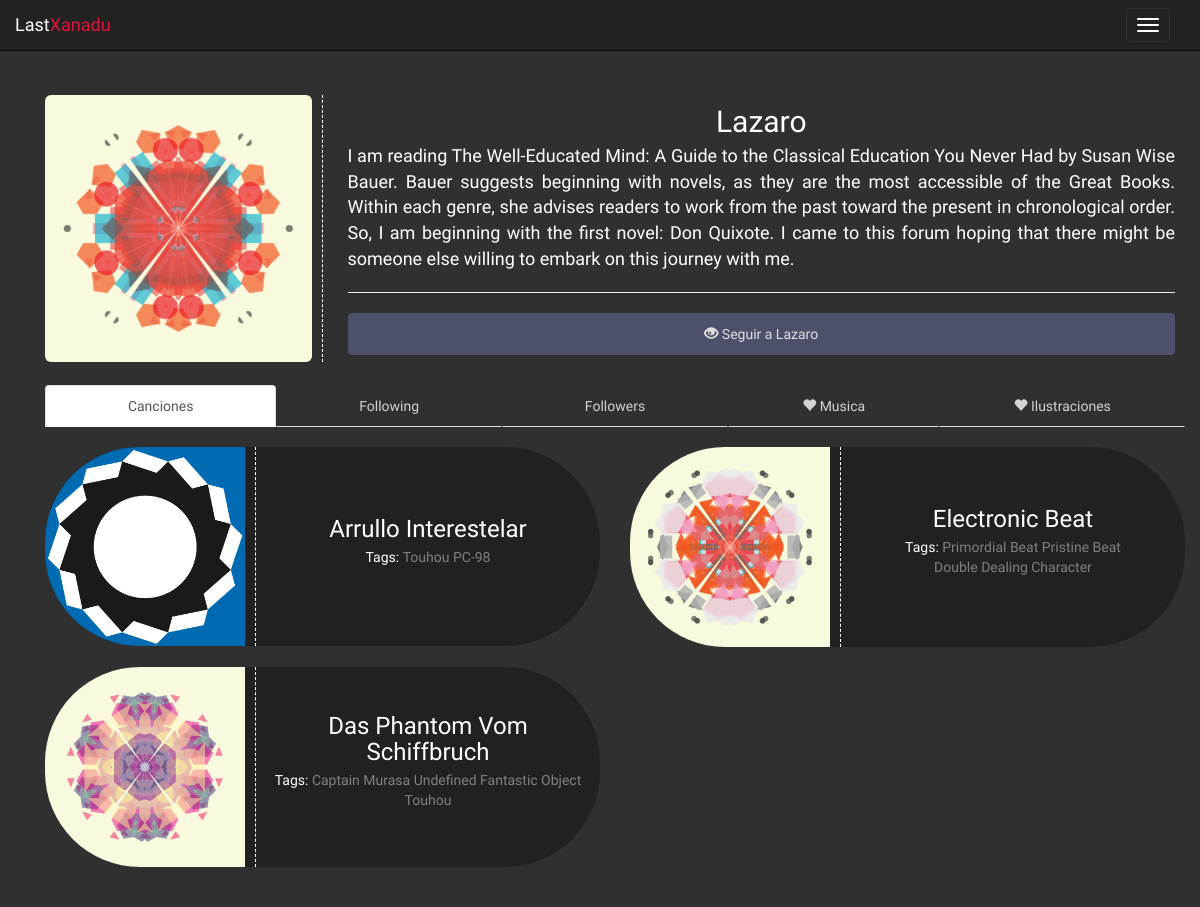
Screenshot of /user?id=13 with the database file from the repository.
### tables this page shows
CREATE TABLE IF NOT EXISTS `users` (
  `user_id` int(11) NOT NULL AUTO_INCREMENT,
  `user_name` varchar(20) NOT NULL,
  `user_avatar` varchar(255) NOT NULL,
  `user_description` varchar(500) NOT NULL,
  `user_type` enum('Illustrator','Composer','Admin') NOT NULL,
  `user_following` text NOT NULL,
  `user_followers` text NOT NULL,
  `user_email` varchar(40) NOT NULL,
  `user_pass` varchar(255) NOT NULL,
  `user_favourites` text NOT NULL,
  PRIMARY KEY (`user_id`)
);

CREATE TABLE IF NOT EXISTS `posts` (
  `post_id` int(11) NOT NULL AUTO_INCREMENT,
  `post_type` enum('Song','Picture') NOT NULL,
  `post_owner` int(11) NOT NULL,
  `post_title` varchar(40) NOT NULL,
  `post_description` varchar(500) NOT NULL,
  `post_tags` varchar(255) NOT NULL,
  `post_song` varchar(255) NOT NULL,
  `post_illust` varchar(255) NOT NULL,
  `post_views` int(11) NOT NULL,
  `post_favourites` int(11) NOT NULL,
  `post_flags` int(11) NOT NULL,
  `post_date` timestamp NOT NULL DEFAULT CURRENT_TIMESTAMP,
  PRIMARY KEY (`post_id`),
  KEY `emisor` (`post_owner`),
  KEY `receptor` (`post_title`)
);

### includes/functions.php (called while the page is built, shortened)
<?php
function get_user_from_id($mysqli, $id){
	$query = "SELECT * FROM users WHERE user_id='$id'";
	$resultado = $mysqli->query($query) or die ($mysqli->error. " en la línea ".(__LINE__-1));
	$stuff = $resultado->fetch_assoc();
	return $stuff;
}
?>

### user.php (the view, shortened to what this page needs)
<?php
require('includes/db.php');
?>
<!DOCTYPE html>
<html lang="es">
<head>
	<?php require "includes/head.php"; ?>
	<link rel="stylesheet" type="text/css" href="css/profile-view.css">
	<link rel="stylesheet" type="text/css" href="css/timeline.css">
	<link rel="stylesheet" type="text/css" href="css/buttons.css">
</head>
<body>
	<?php require "includes/navbar.php"; ?>
	<?php require "includes/functions.php"; ?>
	<div class="container">
		<?php
		if (!isset($_GET['id'])) {
			echo '
			<div class="row section something-bad">
				<p> No se ha introducido ningún usuario </p>
			</div>
			';
		} else {
			$secure_id = mysqli_real_escape_string($mysqli,stripslashes( $_GET['id']));
			$the_user = get_user_from_id($mysqli, $secure_id);
			if (is_null($the_user)) {
				echo '
				<div class="row section something-bad">
					<h3>Usuario no encontrado!</h3><br>
					<h4>No existe ningun usuario con ese ID</h4>
				</div>
				';
			} else {
				echo '
				<div class="container">
					<div class="row section">
						<div class="col-md-3 col-sm-4 col-xs-2 media-left">
							<div class="aling-img">
								<img alt="Imagen de Usuario" id="user-pic" class="img-responsive img-rounded" src="'.$the_user["user_avatar"].'">
							</div>
						</div>
						<div class="col-md-9 col-sm-8 col-xs-10">
							<div class="media-body">
								<h2 class="media-heading"> '.$the_user["user_name"].' </h2>
								<p class="description-p">	'.$the_user["user_description"].' </p>
								<hr>';
								if (!isset($_SESSION['user_id'])) {
									echo '
									<a class="btn btn-follow" href="follow.php?id='.$the_user["user_id"].'"> <span class="glyphicon glyphicon-eye-open"></span>  Seguir a '.$the_user["user_name"].'</a><br>
									';
								}
								echo '
							</div>
						</div>
					</div>
					<div class="row section">
						<div class="col-lg-12">
							<ul class="nav nav-tabs nav-justified">';
								$active_illust = "";
								$active_music = "";
								$active_following= "";
								if ($the_user["user_type"] == 'Admin') {
									echo '
									<li class="active"><a data-toggle="tab" href="#following">Following</a></li>
									<li><a data-toggle="tab" href="#followers">Followers</a></li>
									';
									$active_following= "in active";
								} else {
									if ($the_user["user_type"] == "Illustrator") {
										echo '
										<li class="active"><a data-toggle="tab" href="#illust">Ilustraciones</a></li>
										<li><a data-toggle="tab" href="#following">Following</a></li>
										<li><a data-toggle="tab" href="#followers">Followers</a></li>';
										$active_illust = "in active";
										$active_music = "";
									} elseif($the_user["user_type"] == "Composer") {
										echo '
										<li class="active" ><a data-toggle="tab" href="#music">Canciones</a></li>
										<li><a data-toggle="tab" href="#following">Following</a></li>
										<li><a data-toggle="tab" href="#followers">Followers</a></li>';
										$active_illust = "";
										$active_music = "in active";
									}
								}
								echo '
								<li><a data-toggle="tab" href="#fav-music"><span class="glyphicon glyphicon-heart"></span> Musica</a></li>
								<li><a data-toggle="tab" href="#fav-illust"><span class="glyphicon glyphicon-heart"></span> Ilustraciones</a></li>
							</ul>
							<div class="tab-content">
								<div id="music" class="tab-pane fade '.$active_music.' user-posts">
									<div class="row activity">';
										$id = $the_user['user_id'];
										$songs = "SELECT * FROM posts WHERE post_owner='$id' ORDER BY post_date";
										$resultado = $mysqli->query($songs) or die ($mysqli->error. " en la línea ".(__LINE__-1));
										$rows = mysqli_num_rows($resultado);
										if ($rows < 1) {
											echo '
											<div class="row section something-bad">
												<h3> Este usuario aun no ha subido nada </h3>
											</div>
											';
										} else {
											while ($post = $resultado->fetch_assoc()) {
												$user_data = get_user_from_id($mysqli, $post['post_owner']);
												echo '
												<div class="col-md-6">
													<div class="media">
														<div class="media-left">
															<a href="song.php?id='.$post['post_id'].'"><img alt="Preview" src="'.$post['post_illust'].'" class="media-object"></a>
														</div>
														<div class="media-right media-body">
															<h3 class="media-heading"> <a href="song.php?id='.$post['post_id'].'">'.$post['post_title'].'</a> </h3>
															<p> Tags: ';
																$tags = $post['post_tags'];
																$tag_list = explode(",", $tags);
																if (count($tag_list) > 0) {
																	foreach ($tag_list as $tag) {
																		echo '<a href="search.php?texto='.trim(($tag)).'">'.$tag.'</a> ';
																	}
																} else {
																	echo "No Tags";
																}
																echo
																'
															</p>
														</div>
													</div>
												</div>
												';
											}
										}
										echo '
									</div>
								</div>
								<div id="illust" class="tab-pane fade '.$active_illust.' user-posts">
									<div class="row activity illust-activity ">';
										echo '
									</div>
								</div>
								<div id="following" class="tab-pane fade '.$active_following.' user-posts">
									<div class="row">
										';
										echo'
									</div>
								</div>
								<div id="followers" class="tab-pane fade user-posts">
									<div class="row">
										';
										echo'
									</div>
								</div>
								<div id="fav-illust" class="tab-pane fade user-posts">
									<div class="row activity">';
										echo '
									</div>
								</div>
								<div id="fav-music" class="tab-pane fade user-posts">
									<div class="row activity">';
										echo '
									</div>
								</div>
							</div>
						</div>
					</div>
				</div>';
			}
		}
		?>
	</div>
</body>
</html>

### css/body-style.css (style rules this page uses)
a { color: gray; display: inline-block; }
body { margin-top:75px; background: url('../img/silkbrush8.png'); background-repeat: no-repeat; background-color: #303030; background-attachment: fixed; color: white; }
.section { margin-top: 20px; margin-bottom: 20px; }

### css/profile-view.css (style rules this page uses)
.user-posts { margin-top: 20px; }
.activity a > img { max-width: 200px; max-height: 200px; }
.activity > .col-md-6 { margin-bottom: 20px; }
.btn-follow, .btn-flag { width: 100%; padding: 10px; }
.user-posts .media-body { vertical-align: middle; }
.media-left { padding-right: 15px; border-right: 1px solid #fff; }
#user-pic { width: 100%; margin: auto; max-height: 300px; }
.aling-img img { display: block; margin: auto; }
.container { font-family: 'Muli', sans-serif; }
.nav-tabs > li > a { color: lightgray; }
.description-p { color: inherit; font-size: 18px; text-align: justify; }

### css/timeline.css (style rules this page uses)
body { font-family: 'Muli', sans-serif; }
.media { border-radius: 95px; background: rgba(0, 0, 0, 0.3); }
.media-body { text-align: center; vertical-align: middle; padding: 10px; }
.media-heading a { color: white; }
.media-object { display: inherit; max-height: 200px; max-width: 200px; }
.media-left { padding-right: 10px; border-right: 1px dashed #fff; }

### css/buttons.css (style rules this page uses)
.btn-follow { color: #ffffff; background-color: #535675; opacity: 0.85; }

### rows the page displays
users: user_avatar (picture), user_name "Lazaro", user_description "I am reading The Well-Educated Mind: A Guide to the Classical Education You Never Had by Susan Wise Bauer. Bauer suggests beginning with novels, as they are the most accessible of the Great Books. Within each genre, she advises readers to work from the past toward the present in chronological order. So, I am beginning with the first novel: Don Quixote. I came to this forum hoping that there might be someone else willing to embark on this journey with me."
posts: post_illust (picture), post_title "Arrullo Interestelar", post_tags "Touhou", post_tags "PC-98"
posts: post_illust (picture), post_title "Electronic Beat", post_tags "Primordial Beat", post_tags "Pristine Beat", post_tags "Double Dealing Character"
posts: post_illust (picture), post_title "Das Phantom Vom Schiffbruch", post_tags "Captain Murasa", post_tags "Undefined Fantastic Object", post_tags "Touhou"
